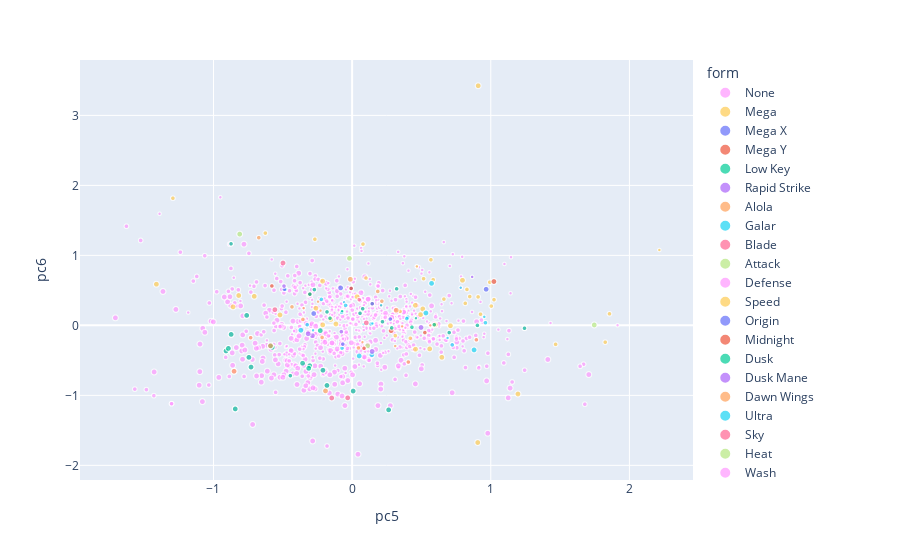

The cell this chart's notebook holds for it:
### Markdown cell above
Now let's try to answer what do `pc5` and `pc6` represent. Ploting using `pc5` and `pc6` give us these:

### Code cell
show_pcs_fig(df_plot)('pc5', 'pc6', 'form')

### Figure 1 — Plotly figure (JSON) as saved in the notebook; plotly's stock layout.template omitted (floating-point values rounded to 4 significant figures; data arrays with more than 128 entries replaced by an {"elided": "..."} marker saying what was removed)
{"data": [{"customdata": {"elided": "898x3 str values"}, "hovertemplate": "form=%{customdata[1]}<br>pc5=%{x}<br>pc6=%{y}<br>ev_total=%{marker.size}<br>name=%{customdata[0]}<br>legendary=%{customdata[2]}<extra></extra>", "legendgroup": "None", "marker": {"color": "#FF97FF", "size": {"elided": "898 int values"}, "sizemode": "area", "sizeref": 0.08333, "symbol": "circle"}, "mode": "markers", "name": "None", "showlegend": true, "type": "scattergl", "x": {"elided": "898 float values"}, "xaxis": "x", "y": {"elided": "898 float values"}, "yaxis": "y"}, {"customdata": {"elided": "44x3 str values"}, "hovertemplate": "form=%{customdata[1]}<br>pc5=%{x}<br>pc6=%{y}<br>ev_total=%{marker.size}<br>name=%{customdata[0]}<br>legendary=%{customdata[2]}<extra></extra>", "legendgroup": "Mega", "marker": {"color": "#FECB52", "size": [3, 3, 3, 3, 3, 2, 3, 2, 2, 2, 2, 2, 2, 3, 2, 2, 3, 3, 3, 3, 3, 3, 3, 3, 3, 3, 2, 3, 2, 2, 2, 2, 2, 2, 3, 3, 2, 2, 2, 2, 2, 2, 2, 3], "sizemode": "area", "sizeref": 0.08333, "symbol": "circle"}, "mode": "markers", "name": "Mega", "showlegend": true, "type": "scattergl", "x": [-0.1167, -0.1538, 0.9058, -0.8589, -0.7059, -1.293, -0.818, 0.8282, 0.9086, 1.856, 0.9926, -0.6258, 0.8485, -0.2124, 1.826, 0.07831, 0.5991, 0.5099, 0.4565, -0.2613, 0.457, 0.6471, 0.796, -1.412, 0.5595, 1.196, -0.2686, 0.4938, 0.4197, 0.3117, 0.5152, 0.5682, 1.023, 0.1002, 0.03573, -0.2133, 0.6621, 0.9261, 0.5848, 0.3458, 0.8161, 1.468, 1.004, 0.7092], "xaxis": "x", "y": [0.01938, 0.08529, -1.674, 0.2648, 0.4151, 1.817, 0.4268, 0.5134, 0.4064, 0.1651, 0.6161, 1.318, 0.4113, 0.007126, -0.2405, 1.161, 0.00893, 0.2349, 0.287, 0.2449, -0.3403, -0.4566, 0.6442, 0.5876, -0.3361, -0.9805, 1.23, 0.1536, -0.1841, -0.1474, 0.6669, 0.9376, 0.3667, 0.6765, 0.4086, 0.6316, 0.3747, 0.1591, 0.652, 0.1991, 0.3144, -0.2712, 0.2754, -0.005301], "yaxis": "y"}, {"customdata": [["Charizard", "Mega X", "None"], ["Mewtwo", "Mega X", "\"Legendary\""]], "hovertemplate": "form=%{customdata[1]}<br>pc5=%{x}<br>pc6=%{y}<br>ev_total=%{marker.size}<br>name=%{customdata[0]}<br>legendary=%{customdata[2]}<extra></extra>", "legendgroup": "Mega X", "marker": {"color": "#636efa", "size": [3, 3], "sizemode": "area", "sizeref": 0.08333, "symbol": "circle"}, "mode": "markers", "name": "Mega X", "showlegend": true, "type": "scattergl", "x": [-0.277, 0.9666], "xaxis": "x", "y": [0.1689, 0.5153], "yaxis": "y"}, {"customdata": [["Charizard", "Mega Y", "None"], ["Mewtwo", "Mega Y", "\"Legendary\""]], "hovertemplate": "form=%{customdata[1]}<br>pc5=%{x}<br>pc6=%{y}<br>ev_total=%{marker.size}<br>name=%{customdata[0]}<br>legendary=%{customdata[2]}<extra></extra>", "legendgroup": "Mega Y", "marker": {"color": "#EF553B", "size": [3, 3], "sizemode": "area", "sizeref": 0.08333, "symbol": "circle"}, "mode": "markers", "name": "Mega Y", "showlegend": true, "type": "scattergl", "x": [0.281, 1.023], "xaxis": "x", "y": [-0.075, 0.6261], "yaxis": "y"}, {"customdata": [["Toxtricity", "Low Key", "None"]], "hovertemplate": "form=%{customdata[1]}<br>pc5=%{x}<br>pc6=%{y}<br>ev_total=%{marker.size}<br>name=%{customdata[0]}<br>legendary=%{customdata[2]}<extra></extra>", "legendgroup": "Low Key", "marker": {"color": "#00cc96", "size": [2], "sizemode": "area", "sizeref": 0.08333, "symbol": "circle"}, "mode": "markers", "name": "Low Key", "showlegend": true, "type": "scattergl", "x": [0.1449], "xaxis": "x", "y": [0.3092], "yaxis": "y"}, {"customdata": [["Urshifu", "Rapid Strike", "\"Sub-Legendary\""]], "hovertemplate": "form=%{customdata[1]}<br>pc5=%{x}<br>pc6=%{y}<br>ev_total=%{marker.size}<br>name=%{customdata[0]}<br>legendary=%{customdata[2]}<extra></extra>", "legendgroup": "Rapid Strike", "marker": {"color": "#ab63fa", "size": [3], "sizemode": "area", "sizeref": 0.08333, "symbol": "circle"}, "mode": "markers", "name": "Rapid Strike", "showlegend": true, "type": "scattergl", "x": [-0.5887], "xaxis": "x", "y": [-0.2922], "yaxis": "y"}, {"customdata": [["Vulpix", "Alola", "None"], ["Ninetales", "Alola", "None"], ["Diglett", "Alola", "None"], ["Dugtrio", "Alola", "None"], ["Rattata", "Alola", "None"], ["Raticate", "Alola", "None"], ["Raichu", "Alola", "None"], ["Sandshrew", "Alola", "None"], ["Sandslash", "Alola", "None"], ["Meowth", "Alola", "None"], ["Persian", "Alola", "None"], ["Exeggutor", "Alola", "None"], ["Geodude", "Alola", "None"], ["Graveler", "Alola", "None"], ["Golem", "Alola", "None"], ["Grimer", "Alola", "None"], ["Muk", "Alola", "None"], ["Marowak", "Alola", "None"]], "hovertemplate": "form=%{customdata[1]}<br>pc5=%{x}<br>pc6=%{y}<br>ev_total=%{marker.size}<br>name=%{customdata[0]}<br>legendary=%{customdata[2]}<extra></extra>", "legendgroup": "Alola", "marker": {"color": "#FFA15A", "size": [1, 2, 1, 2, 1, 2, 3, 1, 2, 1, 2, 2, 1, 2, 3, 1, 2, 2], "sizemode": "area", "sizeref": 0.08333, "symbol": "circle"}, "mode": "markers", "name": "Alola", "showlegend": true, "type": "scattergl", "x": [0.3607, 0.2144, 0.3108, 0.4052, 0.07461, 0.0458, -0.1919, -0.2284, -0.355, -0.2459, -0.4338, 0.1848, -0.3499, -0.7317, -0.8515, 0.5638, 0.8962, -0.2166], "xaxis": "x", "y": [-0.01503, 0.345, -0.2957, -0.5238, -0.2399, -0.3224, -0.9363, 0.2105, 0.08493, 0.3386, 0.2644, 0.4845, 0.2461, -0.1759, -0.6562, -0.0002368, -0.2066, -0.1725], "yaxis": "y"}, {"customdata": [["Meowth", "Galar", "None"], ["Ponyta", "Galar", "None"], ["Rapidash", "Galar", "None"], ["Slowpoke", "Galar", "None"], ["Slowbro", "Galar", "None"], ["Farfetch'd", "Galar", "None"], ["Weezing", "Galar", "None"], ["Mr. Mime", "Galar", "None"], ["Articuno", "Galar", "\"Sub-Legendary\""], ["Zapdos", "Galar", "\"Sub-Legendary\""], ["Moltres", "Galar", "\"Sub-Legendary\""], ["Slowking", "Galar", "None"], ["Corsola", "Galar", "None"], ["Yamask", "Galar", "None"], ["Zigzagoon", "Galar", "None"], ["Linoone", "Galar", "None"], ["Stunfisk", "Galar", "None"], ["Darmanitan", "Galar", "None"], ["Darumaka", "Galar", "None"]], "hovertemplate": "form=%{customdata[1]}<br>pc5=%{x}<br>pc6=%{y}<br>ev_total=%{marker.size}<br>name=%{customdata[0]}<br>legendary=%{customdata[2]}<extra></extra>", "legendgroup": "Galar", "marker": {"color": "#19d3f3", "size": [1, 1, 2, 1, 2, 1, 2, 2, 3, 3, 3, 2, 2, 1, 1, 2, 2, 2, 1], "sizemode": "area", "sizeref": 0.08333, "symbol": "circle"}, "mode": "markers", "name": "Galar", "showlegend": true, "type": "scattergl", "x": [0.08387, 0.7834, 0.4016, -0.05784, -0.047, 0.9533, -0.481, 0.1361, -0.3694, 0.05103, 0.1424, 0.3948, -0.07247, 0.1468, -0.2816, -0.3241, -0.07505, 0.722, 0.6884], "xaxis": "x", "y": [0.01637, 0.5378, 0.1159, 0.3298, 0.285, 0.1219, 0.5162, 0.02028, -0.06936, -0.4372, -0.4188, 0.09672, -0.3251, 0.02699, -0.07064, 0.009378, 0.1854, -0.2789, -0.1802], "yaxis": "y"}, {"customdata": [["Aegislash", "Blade", "None"]], "hovertemplate": "form=%{customdata[1]}<br>pc5=%{x}<br>pc6=%{y}<br>ev_total=%{marker.size}<br>name=%{customdata[0]}<br>legendary=%{customdata[2]}<extra></extra>", "legendgroup": "Blade", "marker": {"color": "#FF6692", "size": [3], "sizemode": "area", "sizeref": 0.08333, "symbol": "circle"}, "mode": "markers", "name": "Blade", "showlegend": true, "type": "scattergl", "x": [-0.03205], "xaxis": "x", "y": [-1.035], "yaxis": "y"}, {"customdata": [["Deoxys", "Attack", "\"Mythical\""]], "hovertemplate": "form=%{customdata[1]}<br>pc5=%{x}<br>pc6=%{y}<br>ev_total=%{marker.size}<br>name=%{customdata[0]}<br>legendary=%{customdata[2]}<extra></extra>", "legendgroup": "Attack", "marker": {"color": "#B6E880", "size": [3], "sizemode": "area", "sizeref": 0.08333, "symbol": "circle"}, "mode": "markers", "name": "Attack", "showlegend": true, "type": "scattergl", "x": [0.1114], "xaxis": "x", "y": [-0.2924], "yaxis": "y"}, {"customdata": [["Deoxys", "Defense", "\"Mythical\""]], "hovertemplate": "form=%{customdata[1]}<br>pc5=%{x}<br>pc6=%{y}<br>ev_total=%{marker.size}<br>name=%{customdata[0]}<br>legendary=%{customdata[2]}<extra></extra>", "legendgroup": "Defense", "marker": {"color": "#FF97FF", "size": [3], "sizemode": "area", "sizeref": 0.08333, "symbol": "circle"}, "mode": "markers", "name": "Defense", "showlegend": true, "type": "scattergl", "x": [-0.07708], "xaxis": "x", "y": [-0.2626], "yaxis": "y"}, {"customdata": [["Deoxys", "Speed", "\"Mythical\""]], "hovertemplate": "form=%{customdata[1]}<br>pc5=%{x}<br>pc6=%{y}<br>ev_total=%{marker.size}<br>name=%{customdata[0]}<br>legendary=%{customdata[2]}<extra></extra>", "legendgroup": "Speed", "marker": {"color": "#FECB52", "size": [3], "sizemode": "area", "sizeref": 0.08333, "symbol": "circle"}, "mode": "markers", "name": "Speed", "showlegend": true, "type": "scattergl", "x": [-0.5205], "xaxis": "x", "y": [0.1491], "yaxis": "y"}, {"customdata": [["Giratina", "Origin", "\"Legendary\""]], "hovertemplate": "form=%{customdata[1]}<br>pc5=%{x}<br>pc6=%{y}<br>ev_total=%{marker.size}<br>name=%{customdata[0]}<br>legendary=%{customdata[2]}<extra></extra>", "legendgroup": "Origin", "marker": {"color": "#636efa", "size": [3], "sizemode": "area", "sizeref": 0.08333, "symbol": "circle"}, "mode": "markers", "name": "Origin", "showlegend": true, "type": "scattergl", "x": [-0.08316], "xaxis": "x", "y": [0.5354], "yaxis": "y"}, {"customdata": [["Lycanroc", "Midnight", "None"]], "hovertemplate": "form=%{customdata[1]}<br>pc5=%{x}<br>pc6=%{y}<br>ev_total=%{marker.size}<br>name=%{customdata[0]}<br>legendary=%{customdata[2]}<extra></extra>", "legendgroup": "Midnight", "marker": {"color": "#EF553B", "size": [2], "sizemode": "area", "sizeref": 0.08333, "symbol": "circle"}, "mode": "markers", "name": "Midnight", "showlegend": true, "type": "scattergl", "x": [0.5247], "xaxis": "x", "y": [-0.103], "yaxis": "y"}, {"customdata": [["Lycanroc", "Dusk", "None"]], "hovertemplate": "form=%{customdata[1]}<br>pc5=%{x}<br>pc6=%{y}<br>ev_total=%{marker.size}<br>name=%{customdata[0]}<br>legendary=%{customdata[2]}<extra></extra>", "legendgroup": "Dusk", "marker": {"color": "#00cc96", "size": [2], "sizemode": "area", "sizeref": 0.08333, "symbol": "circle"}, "mode": "markers", "name": "Dusk", "showlegend": true, "type": "scattergl", "x": [0.4313], "xaxis": "x", "y": [-0.02712], "yaxis": "y"}, {"customdata": [["Necrozma", "Dusk Mane", "\"Legendary\""]], "hovertemplate": "form=%{customdata[1]}<br>pc5=%{x}<br>pc6=%{y}<br>ev_total=%{marker.size}<br>name=%{customdata[0]}<br>legendary=%{customdata[2]}<extra></extra>", "legendgroup": "Dusk Mane", "marker": {"color": "#ab63fa", "size": [3], "sizemode": "area", "sizeref": 0.08333, "symbol": "circle"}, "mode": "markers", "name": "Dusk Mane", "showlegend": true, "type": "scattergl", "x": [0.497], "xaxis": "x", "y": [-0.02994], "yaxis": "y"}, {"customdata": [["Necrozma", "Dawn Wings", "\"Legendary\""]], "hovertemplate": "form=%{customdata[1]}<br>pc5=%{x}<br>pc6=%{y}<br>ev_total=%{marker.size}<br>name=%{customdata[0]}<br>legendary=%{customdata[2]}<extra></extra>", "legendgroup": "Dawn Wings", "marker": {"color": "#FFA15A", "size": [3], "sizemode": "area", "sizeref": 0.08333, "symbol": "circle"}, "mode": "markers", "name": "Dawn Wings", "showlegend": true, "type": "scattergl", "x": [0.3181], "xaxis": "x", "y": [0.2158], "yaxis": "y"}, {"customdata": [["Necrozma", "Ultra", "\"Legendary\""]], "hovertemplate": "form=%{customdata[1]}<br>pc5=%{x}<br>pc6=%{y}<br>ev_total=%{marker.size}<br>name=%{customdata[0]}<br>legendary=%{customdata[2]}<extra></extra>", "legendgroup": "Ultra", "marker": {"color": "#19d3f3", "size": [3], "sizemode": "area", "sizeref": 0.08333, "symbol": "circle"}, "mode": "markers", "name": "Ultra", "showlegend": true, "type": "scattergl", "x": [0.5731], "xaxis": "x", "y": [0.6], "yaxis": "y"}, {"customdata": [["Shaymin", "Sky", "\"Mythical\""]], "hovertemplate": "form=%{customdata[1]}<br>pc5=%{x}<br>pc6=%{y}<br>ev_total=%{marker.size}<br>name=%{customdata[0]}<br>legendary=%{customdata[2]}<extra></extra>", "legendgroup": "Sky", "marker": {"color": "#FF6692", "size": [3], "sizemode": "area", "sizeref": 0.08333, "symbol": "circle"}, "mode": "markers", "name": "Sky", "showlegend": true, "type": "scattergl", "x": [-0.5571], "xaxis": "x", "y": [0.2238], "yaxis": "y"}, {"customdata": [["Rotom", "Heat", "None"]], "hovertemplate": "form=%{customdata[1]}<br>pc5=%{x}<br>pc6=%{y}<br>ev_total=%{marker.size}<br>name=%{customdata[0]}<br>legendary=%{customdata[2]}<extra></extra>", "legendgroup": "Heat", "marker": {"color": "#B6E880", "size": [2], "sizemode": "area", "sizeref": 0.08333, "symbol": "circle"}, "mode": "markers", "name": "Heat", "showlegend": true, "type": "scattergl", "x": [-0.007173], "xaxis": "x", "y": [0.5274], "yaxis": "y"}, {"customdata": [["Rotom", "Wash", "None"]], "hovertemplate": "form=%{customdata[1]}<br>pc5=%{x}<br>pc6=%{y}<br>ev_total=%{marker.size}<br>name=%{customdata[0]}<br>legendary=%{customdata[2]}<extra></extra>", "legendgroup": "Wash", "marker": {"color": "#FF97FF", "size": [2], "sizemode": "area", "sizeref": 0.08333, "symbol": "circle"}, "mode": "markers", "name": "Wash", "showlegend": true, "type": "scattergl", "x": [-0.007173], "xaxis": "x", "y": [0.5274], "yaxis": "y"}, {"customdata": [["Rotom", "Frost", "None"]], "hovertemplate": "form=%{customdata[1]}<br>pc5=%{x}<br>pc6=%{y}<br>ev_total=%{marker.size}<br>name=%{customdata[0]}<br>legendary=%{customdata[2]}<extra></extra>", "legendgroup": "Frost", "marker": {"color": "#FECB52", "size": [2], "sizemode": "area", "sizeref": 0.08333, "symbol": "circle"}, "mode": "markers", "name": "Frost", "showlegend": true, "type": "scattergl", "x": [-0.007173], "xaxis": "x", "y": [0.5274], "yaxis": "y"}, {"customdata": [["Rotom", "Fan", "None"]], "hovertemplate": "form=%{customdata[1]}<br>pc5=%{x}<br>pc6=%{y}<br>ev_total=%{marker.size}<br>name=%{customdata[0]}<br>legendary=%{customdata[2]}<extra></extra>", "legendgroup": "Fan", "marker": {"color": "#636efa", "size": [2], "sizemode": "area", "sizeref": 0.08333, "symbol": "circle"}, "mode": "markers", "name": "Fan", "showlegend": true, "type": "scattergl", "x": [-0.007173], "xaxis": "x", "y": [0.5274], "yaxis": "y"}, {"customdata": [["Rotom", "Mow", "None"]], "hovertemplate": "form=%{customdata[1]}<br>pc5=%{x}<br>pc6=%{y}<br>ev_total=%{marker.size}<br>name=%{customdata[0]}<br>legendary=%{customdata[2]}<extra></extra>", "legendgroup": "Mow", "marker": {"color": "#EF553B", "size": [2], "sizemode": "area", "sizeref": 0.08333, "symbol": "circle"}, "mode": "markers", "name": "Mow", "showlegend": true, "type": "scattergl", "x": [-0.007173], "xaxis": "x", "y": [0.5274], "yaxis": "y"}, {"customdata": [["Basculin", "Blue-Striped", "None"]], "hovertemplate": "form=%{customdata[1]}<br>pc5=%{x}<br>pc6=%{y}<br>ev_total=%{marker.size}<br>name=%{customdata[0]}<br>legendary=%{customdata[2]}<extra></extra>", "legendgroup": "Blue-Striped", "marker": {"color": "#00cc96", "size": [2], "sizemode": "area", "sizeref": 0.08333, "symbol": "circle"}, "mode": "markers", "name": "Blue-Striped", "showlegend": true, "type": "scattergl", "x": [-0.1811], "xaxis": "x", "y": [0.1924], "yaxis": "y"}, {"customdata": [["Tornadus", "Therian", "\"Sub-Legendary\""], ["Thundurus", "Therian", "\"Sub-Legendary\""], ["Landorus", "Therian", "\"Sub-Legendary\""]], "hovertemplate": "form=%{customdata[1]}<br>pc5=%{x}<br>pc6=%{y}<br>ev_total=%{marker.size}<br>name=%{customdata[0]}<br>legendary=%{customdata[2]}<extra></extra>", "legendgroup": "Therian", "marker": {"color": "#ab63fa", "size": [3, 3, 3], "sizemode": "area", "sizeref": 0.08333, "symbol": "circle"}, "mode": "markers", "name": "Therian", "showlegend": true, "type": "scattergl", "x": [-0.2867, -0.3171, 0.1442], "xaxis": "x", "y": [-0.148, -0.1201, -0.3726], "yaxis": "y"}, {"customdata": [["Kyurem", "White", "\"Legendary\""]], "hovertemplate": "form=%{customdata[1]}<br>pc5=%{x}<br>pc6=%{y}<br>ev_total=%{marker.size}<br>name=%{customdata[0]}<br>legendary=%{customdata[2]}<extra></extra>", "legendgroup": "White", "marker": {"color": "#FFA15A", "size": [3], "sizemode": "area", "sizeref": 0.08333, "symbol": "circle"}, "mode": "markers", "name": "White", "showlegend": true, "type": "scattergl", "x": [-0.01272], "xaxis": "x", "y": [0.6584], "yaxis": "y"}, {"customdata": [["Kyurem", "Black", "\"Legendary\""]], "hovertemplate": "form=%{customdata[1]}<br>pc5=%{x}<br>pc6=%{y}<br>ev_total=%{marker.size}<br>name=%{customdata[0]}<br>legendary=%{customdata[2]}<extra></extra>", "legendgroup": "Black", "marker": {"color": "#19d3f3", "size": [3], "sizemode": "area", "sizeref": 0.08333, "symbol": "circle"}, "mode": "markers", "name": "Black", "showlegend": true, "type": "scattergl", "x": [0.5322], "xaxis": "x", "y": [0.1765], "yaxis": "y"}, {"customdata": [["Greninja", "Ash", "None"]], "hovertemplate": "form=%{customdata[1]}<br>pc5=%{x}<br>pc6=%{y}<br>ev_total=%{marker.size}<br>name=%{customdata[0]}<br>legendary=%{customdata[2]}<extra></extra>", "legendgroup": "Ash", "marker": {"color": "#FF6692", "size": [3], "sizemode": "area", "sizeref": 0.08333, "symbol": "circle"}, "mode": "markers", "name": "Ash", "showlegend": true, "type": "scattergl", "x": [0.1026], "xaxis": "x", "y": [0.03555], "yaxis": "y"}, {"customdata": [["Kyogre", "Primal", "\"Legendary\""], ["Groudon", "Primal", "\"Legendary\""]], "hovertemplate": "form=%{customdata[1]}<br>pc5=%{x}<br>pc6=%{y}<br>ev_total=%{marker.size}<br>name=%{customdata[0]}<br>legendary=%{customdata[2]}<extra></extra>", "legendgroup": "Primal", "marker": {"color": "#B6E880", "size": [3, 3], "sizemode": "area", "sizeref": 0.08333, "symbol": "circle"}, "mode": "markers", "name": "Primal", "showlegend": true, "type": "scattergl", "x": [1.746, -0.0188], "xaxis": "x", "y": [0.005832, 0.9574], "yaxis": "y"}, {"customdata": [["Zacian", "Crowned", "\"Legendary\""], ["Zamazenta", "Crowned", "\"Legendary\""]], "hovertemplate": "form=%{customdata[1]}<br>pc5=%{x}<br>pc6=%{y}<br>ev_total=%{marker.size}<br>name=%{customdata[0]}<br>legendary=%{customdata[2]}<extra></extra>", "legendgroup": "Crowned", "marker": {"color": "#FF97FF", "size": [3, 3], "sizemode": "area", "sizeref": 0.08333, "symbol": "circle"}, "mode": "markers", "name": "Crowned", "showlegend": true, "type": "scattergl", "x": [0.8981, 0.573], "xaxis": "x", "y": [0.05245, 0.2783], "yaxis": "y"}, {"customdata": [["Eternatus", "Eternamax", "\"Legendary\""]], "hovertemplate": "form=%{customdata[1]}<br>pc5=%{x}<br>pc6=%{y}<br>ev_total=%{marker.size}<br>name=%{customdata[0]}<br>legendary=%{customdata[2]}<extra></extra>", "legendgroup": "Eternamax", "marker": {"color": "#FECB52", "size": [3], "sizemode": "area", "sizeref": 0.08333, "symbol": "circle"}, "mode": "markers", "name": "Eternamax", "showlegend": true, "type": "scattergl", "x": [0.9092], "xaxis": "x", "y": [3.423], "yaxis": "y"}, {"customdata": [["Indeedee", "Female", "None"], ["Meowstic", "Female", "None"]], "hovertemplate": "form=%{customdata[1]}<br>pc5=%{x}<br>pc6=%{y}<br>ev_total=%{marker.size}<br>name=%{customdata[0]}<br>legendary=%{customdata[2]}<extra></extra>", "legendgroup": "Female", "marker": {"color": "#636efa", "size": [2, 2], "sizemode": "area", "sizeref": 0.08333, "symbol": "circle"}, "mode": "markers", "name": "Female", "showlegend": true, "type": "scattergl", "x": [0.2755, -0.4884], "xaxis": "x", "y": [0.08998, 0.5152], "yaxis": "y"}, {"customdata": [["Eiscue", "Noice", "None"]], "hovertemplate": "form=%{customdata[1]}<br>pc5=%{x}<br>pc6=%{y}<br>ev_total=%{marker.size}<br>name=%{customdata[0]}<br>legendary=%{customdata[2]}<extra></extra>", "legendgroup": "Noice", "marker": {"color": "#EF553B", "size": [2], "sizemode": "area", "sizeref": 0.08333, "symbol": "circle"}, "mode": "markers", "name": "Noice", "showlegend": true, "type": "scattergl", "x": [-0.5787], "xaxis": "x", "y": [0.563], "yaxis": "y"}, {"customdata": [["Butterfree", "Gigantamax", "None"], ["Charizard", "Gigantamax", "None"], ["Pikachu", "Gigantamax", "None"], ["Meowth", "Gigantamax", "None"], ["Blastoise", "Gigantamax", "None"], ["Venusaur", "Gigantamax", "None"], ["Inteleon", "Gigantamax", "None"], ["Cinderace", "Gigantamax", "None"], ["Rillaboom", "Gigantamax", "None"], ["Duraludon", "Gigantamax", "None"], ["Copperajah", "Gigantamax", "None"], ["Alcremie", "Gigantamax", "None"], ["Grimmsnarl", "Gigantamax", "None"], ["Hatterene", "Gigantamax", "None"], ["Centiskorch", "Gigantamax", "None"], ["Toxtricity", "Gigantamax", "None"], ["Sandaconda", "Gigantamax", "None"], ["Appletun", "Gigantamax", "None"], ["Flapple", "Gigantamax", "None"], ["Coalossal", "Gigantamax", "None"], ["Drednaw", "Gigantamax", "None"], ["Orbeetle", "Gigantamax", "None"], ["Corviknight", "Gigantamax", "None"], ["Snorlax", "Gigantamax", "None"], ["Eevee", "Gigantamax", "None"], ["Lapras", "Gigantamax", "None"], ["Kingler", "Gigantamax", "None"], ["Gengar", "Gigantamax", "None"], ["Machamp", "Gigantamax", "None"], ["Garbodor", "Gigantamax", "None"], ["Melmetal", "Gigantamax", "\"Mythical\""], ["Urshifu", "Gigantamax", "\"Sub-Legendary\""]], "hovertemplate": "form=%{customdata[1]}<br>pc5=%{x}<br>pc6=%{y}<br>ev_total=%{marker.size}<br>name=%{customdata[0]}<br>legendary=%{customdata[2]}<extra></extra>", "legendgroup": "Gigantamax", "marker": {"color": "#00cc96", "size": [3, 3, 2, 1, 3, 3, 3, 3, 3, 2, 2, 2, 3, 3, 2, 2, 2, 2, 2, 3, 2, 3, 3, 2, 1, 2, 2, 3, 3, 2, 3, 3], "sizemode": "area", "sizeref": 0.08333, "symbol": "circle"}, "mode": "markers", "name": "Gigantamax", "showlegend": true, "type": "scattergl", "x": [-0.8429, -0.5761, -0.4456, -0.07156, -0.3572, -0.3055, -0.8726, -0.2104, -0.3129, -0.8733, 0.7, 0.5925, 0.007468, -0.1816, 0.9036, 0.1449, -0.2722, 0.07618, 0.05715, -0.9094, 0.2189, -0.7444, -0.7292, 1.243, 0.4602, 0.321, -0.1596, -0.8924, 0.2633, 0.2855, -0.7603, -0.5887], "xaxis": "x", "y": [-1.194, -0.3139, -0.7191, 0.2035, -0.5414, -0.5774, -0.1291, -0.6415, -0.6135, 1.165, -0.1032, 0.009525, -0.9385, -0.8582, -0.0001637, 0.3092, 0.5106, 0.2376, 0.1721, -0.3654, 0.05211, -0.4568, -0.5958, -0.04107, 0.1021, 0.5219, 0.1019, -0.3291, -1.208, -0.0357, 0.1424, -0.2922], "yaxis": "y"}, {"customdata": [["Toxtricity", "Low Key Gigantamax", "None"]], "hovertemplate": "form=%{customdata[1]}<br>pc5=%{x}<br>pc6=%{y}<br>ev_total=%{marker.size}<br>name=%{customdata[0]}<br>legendary=%{customdata[2]}<extra></extra>", "legendgroup": "Low Key Gigantamax", "marker": {"color": "#ab63fa", "size": [2], "sizemode": "area", "sizeref": 0.08333, "symbol": "circle"}, "mode": "markers", "name": "Low Key Gigantamax", "showlegend": true, "type": "scattergl", "x": [0.1449], "xaxis": "x", "y": [0.3092], "yaxis": "y"}, {"customdata": [["Darmanitan", "Zen", "None"]], "hovertemplate": "form=%{customdata[1]}<br>pc5=%{x}<br>pc6=%{y}<br>ev_total=%{marker.size}<br>name=%{customdata[0]}<br>legendary=%{customdata[2]}<extra></extra>", "legendgroup": "Zen", "marker": {"color": "#FFA15A", "size": [2], "sizemode": "area", "sizeref": 0.08333, "symbol": "circle"}, "mode": "markers", "name": "Zen", "showlegend": true, "type": "scattergl", "x": [-0.6733], "xaxis": "x", "y": [1.253], "yaxis": "y"}, {"customdata": [["Darmanitan", "Galar Zen", "None"]], "hovertemplate": "form=%{customdata[1]}<br>pc5=%{x}<br>pc6=%{y}<br>ev_total=%{marker.size}<br>name=%{customdata[0]}<br>legendary=%{customdata[2]}<extra></extra>", "legendgroup": "Galar Zen", "marker": {"color": "#19d3f3", "size": [2], "sizemode": "area", "sizeref": 0.08333, "symbol": "circle"}, "mode": "markers", "name": "Galar Zen", "showlegend": true, "type": "scattergl", "x": [0.9616], "xaxis": "x", "y": [0.03722], "yaxis": "y"}, {"customdata": [["Minior", "Core", "None"]], "hovertemplate": "form=%{customdata[1]}<br>pc5=%{x}<br>pc6=%{y}<br>ev_total=%{marker.size}<br>name=%{customdata[0]}<br>legendary=%{customdata[2]}<extra></extra>", "legendgroup": "Core", "marker": {"color": "#FF6692", "size": [2], "sizemode": "area", "sizeref": 0.08333, "symbol": "circle"}, "mode": "markers", "name": "Core", "showlegend": true, "type": "scattergl", "x": [0.05124], "xaxis": "x", "y": [0.3672], "yaxis": "y"}, {"customdata": [["Castform", "Sunny", "None"]], "hovertemplate": "form=%{customdata[1]}<br>pc5=%{x}<br>pc6=%{y}<br>ev_total=%{marker.size}<br>name=%{customdata[0]}<br>legendary=%{customdata[2]}<extra></extra>", "legendgroup": "Sunny", "marker": {"color": "#B6E880", "size": [1], "sizemode": "area", "sizeref": 0.08333, "symbol": "circle"}, "mode": "markers", "name": "Sunny", "showlegend": true, "type": "scattergl", "x": [0.4671], "xaxis": "x", "y": [0.8423], "yaxis": "y"}, {"customdata": [["Castform", "Rainy", "None"]], "hovertemplate": "form=%{customdata[1]}<br>pc5=%{x}<br>pc6=%{y}<br>ev_total=%{marker.size}<br>name=%{customdata[0]}<br>legendary=%{customdata[2]}<extra></extra>", "legendgroup": "Rainy", "marker": {"color": "#FF97FF", "size": [1], "sizemode": "area", "sizeref": 0.08333, "symbol": "circle"}, "mode": "markers", "name": "Rainy", "showlegend": true, "type": "scattergl", "x": [0.4671], "xaxis": "x", "y": [0.8423], "yaxis": "y"}, {"customdata": [["Castform", "Snowy", "None"]], "hovertemplate": "form=%{customdata[1]}<br>pc5=%{x}<br>pc6=%{y}<br>ev_total=%{marker.size}<br>name=%{customdata[0]}<br>legendary=%{customdata[2]}<extra></extra>", "legendgroup": "Snowy", "marker": {"color": "#FECB52", "size": [1], "sizemode": "area", "sizeref": 0.08333, "symbol": "circle"}, "mode": "markers", "name": "Snowy", "showlegend": true, "type": "scattergl", "x": [0.4671], "xaxis": "x", "y": [0.8423], "yaxis": "y"}, {"customdata": [["Wormadam", "Sandy", "None"]], "hovertemplate": "form=%{customdata[1]}<br>pc5=%{x}<br>pc6=%{y}<br>ev_total=%{marker.size}<br>name=%{customdata[0]}<br>legendary=%{customdata[2]}<extra></extra>", "legendgroup": "Sandy", "marker": {"color": "#636efa", "size": [2], "sizemode": "area", "sizeref": 0.08333, "symbol": "circle"}, "mode": "markers", "name": "Sandy", "showlegend": true, "type": "scattergl", "x": [-0.06679], "xaxis": "x", "y": [-0.2687], "yaxis": "y"}, {"customdata": [["Wormadam", "Trash", "None"]], "hovertemplate": "form=%{customdata[1]}<br>pc5=%{x}<br>pc6=%{y}<br>ev_total=%{marker.size}<br>name=%{customdata[0]}<br>legendary=%{customdata[2]}<extra></extra>", "legendgroup": "Trash", "marker": {"color": "#EF553B", "size": [2], "sizemode": "area", "sizeref": 0.08333, "symbol": "circle"}, "mode": "markers", "name": "Trash", "showlegend": true, "type": "scattergl", "x": [0.08574], "xaxis": "x", "y": [-0.3274], "yaxis": "y"}, {"customdata": [["Meloetta", "Pirouette", "\"Mythical\""]], "hovertemplate": "form=%{customdata[1]}<br>pc5=%{x}<br>pc6=%{y}<br>ev_total=%{marker.size}<br>name=%{customdata[0]}<br>legendary=%{customdata[2]}<extra></extra>", "legendgroup": "Pirouette", "marker": {"color": "#00cc96", "size": [3], "sizemode": "area", "sizeref": 0.08333, "symbol": "circle"}, "mode": "markers", "name": "Pirouette", "showlegend": true, "type": "scattergl", "x": [-0.2297], "xaxis": "x", "y": [-0.0749], "yaxis": "y"}, {"customdata": [["Pumpkaboo", "Small", "None"], ["Gourgeist", "Small", "None"]], "hovertemplate": "form=%{customdata[1]}<br>pc5=%{x}<br>pc6=%{y}<br>ev_total=%{marker.size}<br>name=%{customdata[0]}<br>legendary=%{customdata[2]}<extra></extra>", "legendgroup": "Small", "marker": {"color": "#ab63fa", "size": [1, 2], "sizemode": "area", "sizeref": 0.08333, "symbol": "circle"}, "mode": "markers", "name": "Small", "showlegend": true, "type": "scattergl", "x": [0.2072, -0.4914], "xaxis": "x", "y": [0.2782, 0.5612], "yaxis": "y"}, {"customdata": [["Pumpkaboo", "Large", "None"], ["Gourgeist", "Large", "None"]], "hovertemplate": "form=%{customdata[1]}<br>pc5=%{x}<br>pc6=%{y}<br>ev_total=%{marker.size}<br>name=%{customdata[0]}<br>legendary=%{customdata[2]}<extra></extra>", "legendgroup": "Large", "marker": {"color": "#FFA15A", "size": [1, 2], "sizemode": "area", "sizeref": 0.08333, "symbol": "circle"}, "mode": "markers", "name": "Large", "showlegend": true, "type": "scattergl", "x": [0.2086, -0.3118], "xaxis": "x", "y": [0.2842, 0.4345], "yaxis": "y"}, {"customdata": [["Pumpkaboo", "Super", "None"], ["Gourgeist", "Super", "None"]], "hovertemplate": "form=%{customdata[1]}<br>pc5=%{x}<br>pc6=%{y}<br>ev_total=%{marker.size}<br>name=%{customdata[0]}<br>legendary=%{customdata[2]}<extra></extra>", "legendgroup": "Super", "marker": {"color": "#19d3f3", "size": [1, 2], "sizemode": "area", "sizeref": 0.08333, "symbol": "circle"}, "mode": "markers", "name": "Super", "showlegend": true, "type": "scattergl", "x": [0.2093, -0.222], "xaxis": "x", "y": [0.2872, 0.3712], "yaxis": "y"}, {"customdata": [["Zygarde", "10%", "\"Legendary\""]], "hovertemplate": "form=%{customdata[1]}<br>pc5=%{x}<br>pc6=%{y}<br>ev_total=%{marker.size}<br>name=%{customdata[0]}<br>legendary=%{customdata[2]}<extra></extra>", "legendgroup": "10%", "marker": {"color": "#FF6692", "size": [3], "sizemode": "area", "sizeref": 0.08333, "symbol": "circle"}, "mode": "markers", "name": "10%", "showlegend": true, "type": "scattergl", "x": [-0.1472], "xaxis": "x", "y": [-1.038], "yaxis": "y"}, {"customdata": [["Zygarde", "Complete", "\"Legendary\""]], "hovertemplate": "form=%{customdata[1]}<br>pc5=%{x}<br>pc6=%{y}<br>ev_total=%{marker.size}<br>name=%{customdata[0]}<br>legendary=%{customdata[2]}<extra></extra>", "legendgroup": "Complete", "marker": {"color": "#B6E880", "size": [3], "sizemode": "area", "sizeref": 0.08333, "symbol": "circle"}, "mode": "markers", "name": "Complete", "showlegend": true, "type": "scattergl", "x": [-0.8109], "xaxis": "x", "y": [1.304], "yaxis": "y"}, {"customdata": [["Hoopa", "Unbound", "\"Mythical\""]], "hovertemplate": "form=%{customdata[1]}<br>pc5=%{x}<br>pc6=%{y}<br>ev_total=%{marker.size}<br>name=%{customdata[0]}<br>legendary=%{customdata[2]}<extra></extra>", "legendgroup": "Unbound", "marker": {"color": "#FF97FF", "size": [3], "sizemode": "area", "sizeref": 0.08333, "symbol": "circle"}, "mode": "markers", "name": "Unbound", "showlegend": true, "type": "scattergl", "x": [1.707], "xaxis": "x", "y": [-0.7027], "yaxis": "y"}, {"customdata": [["Wishiwashi", "School", "None"]], "hovertemplate": "form=%{customdata[1]}<br>pc5=%{x}<br>pc6=%{y}<br>ev_total=%{marker.size}<br>name=%{customdata[0]}<br>legendary=%{customdata[2]}<extra></extra>", "legendgroup": "School", "marker": {"color": "#FECB52", "size": [1], "sizemode": "area", "sizeref": 0.08333, "symbol": "circle"}, "mode": "markers", "name": "School", "showlegend": true, "type": "scattergl", "x": [2.216], "xaxis": "x", "y": [1.077], "yaxis": "y"}, {"customdata": [["Oricorio", "Pom-Pom", "None"]], "hovertemplate": "form=%{customdata[1]}<br>pc5=%{x}<br>pc6=%{y}<br>ev_total=%{marker.size}<br>name=%{customdata[0]}<br>legendary=%{customdata[2]}<extra></extra>", "legendgroup": "Pom-Pom", "marker": {"color": "#636efa", "size": [2], "sizemode": "area", "sizeref": 0.08333, "symbol": "circle"}, "mode": "markers", "name": "Pom-Pom", "showlegend": true, "type": "scattergl", "x": [-0.3046], "xaxis": "x", "y": [0.4459], "yaxis": "y"}, {"customdata": [["Oricorio", "Pa'u", "None"]], "hovertemplate": "form=%{customdata[1]}<br>pc5=%{x}<br>pc6=%{y}<br>ev_total=%{marker.size}<br>name=%{customdata[0]}<br>legendary=%{customdata[2]}<extra></extra>", "legendgroup": "Pa'u", "marker": {"color": "#EF553B", "size": [2], "sizemode": "area", "sizeref": 0.08333, "symbol": "circle"}, "mode": "markers", "name": "Pa'u", "showlegend": true, "type": "scattergl", "x": [-0.3046], "xaxis": "x", "y": [0.4459], "yaxis": "y"}, {"customdata": [["Oricorio", "Sensu", "None"]], "hovertemplate": "form=%{customdata[1]}<br>pc5=%{x}<br>pc6=%{y}<br>ev_total=%{marker.size}<br>name=%{customdata[0]}<br>legendary=%{customdata[2]}<extra></extra>", "legendgroup": "Sensu", "marker": {"color": "#00cc96", "size": [2], "sizemode": "area", "sizeref": 0.08333, "symbol": "circle"}, "mode": "markers", "name": "Sensu", "showlegend": true, "type": "scattergl", "x": [-0.3046], "xaxis": "x", "y": [0.4459], "yaxis": "y"}, {"customdata": [["Pikachu", "Starter", "None"], ["Eevee", "Starter", "None"]], "hovertemplate": "form=%{customdata[1]}<br>pc5=%{x}<br>pc6=%{y}<br>ev_total=%{marker.size}<br>name=%{customdata[0]}<br>legendary=%{customdata[2]}<extra></extra>", "legendgroup": "Starter", "marker": {"color": "#ab63fa", "size": [2, 1], "sizemode": "area", "sizeref": 0.08333, "symbol": "circle"}, "mode": "markers", "name": "Starter", "showlegend": true, "type": "scattergl", "x": [-0.07776, 0.8658], "xaxis": "x", "y": [-0.09019, 0.6925], "yaxis": "y"}, {"customdata": [["Urshifu", "Rapid Strike Gigantamax", "\"Sub-Legendary\""]], "hovertemplate": "form=%{customdata[1]}<br>pc5=%{x}<br>pc6=%{y}<br>ev_total=%{marker.size}<br>name=%{customdata[0]}<br>legendary=%{customdata[2]}<extra></extra>", "legendgroup": "Rapid Strike Gigantamax", "marker": {"color": "#FFA15A", "size": [3], "sizemode": "area", "sizeref": 0.08333, "symbol": "circle"}, "mode": "markers", "name": "Rapid Strike Gigantamax", "showlegend": true, "type": "scattergl", "x": [-0.5887], "xaxis": "x", "y": [-0.2922], "yaxis": "y"}, {"customdata": [["Calyrex", "Ice Rider", "\"Legendary\""]], "hovertemplate": "form=%{customdata[1]}<br>pc5=%{x}<br>pc6=%{y}<br>ev_total=%{marker.size}<br>name=%{customdata[0]}<br>legendary=%{customdata[2]}<extra></extra>", "legendgroup": "Ice Rider", "marker": {"color": "#19d3f3", "size": [3], "sizemode": "area", "sizeref": 0.08333, "symbol": "circle"}, "mode": "markers", "name": "Ice Rider", "showlegend": true, "type": "scattergl", "x": [0.8795], "xaxis": "x", "y": [-0.351], "yaxis": "y"}, {"customdata": [["Calyrex", "Shadow Rider", "\"Legendary\""]], "hovertemplate": "form=%{customdata[1]}<br>pc5=%{x}<br>pc6=%{y}<br>ev_total=%{marker.size}<br>name=%{customdata[0]}<br>legendary=%{customdata[2]}<extra></extra>", "legendgroup": "Shadow Rider", "marker": {"color": "#FF6692", "size": [3], "sizemode": "area", "sizeref": 0.08333, "symbol": "circle"}, "mode": "markers", "name": "Shadow Rider", "showlegend": true, "type": "scattergl", "x": [-0.4984], "xaxis": "x", "y": [0.8906], "yaxis": "y"}], "layout": {"legend": {"itemsizing": "constant", "title": {"text": "form"}, "tracegroupgap": 0}, "margin": {"t": 60}, "xaxis": {"anchor": "y", "domain": [0.0, 1.0], "title": {"text": "pc5"}}, "yaxis": {"anchor": "x", "domain": [0.0, 1.0], "title": {"text": "pc6"}}}}
